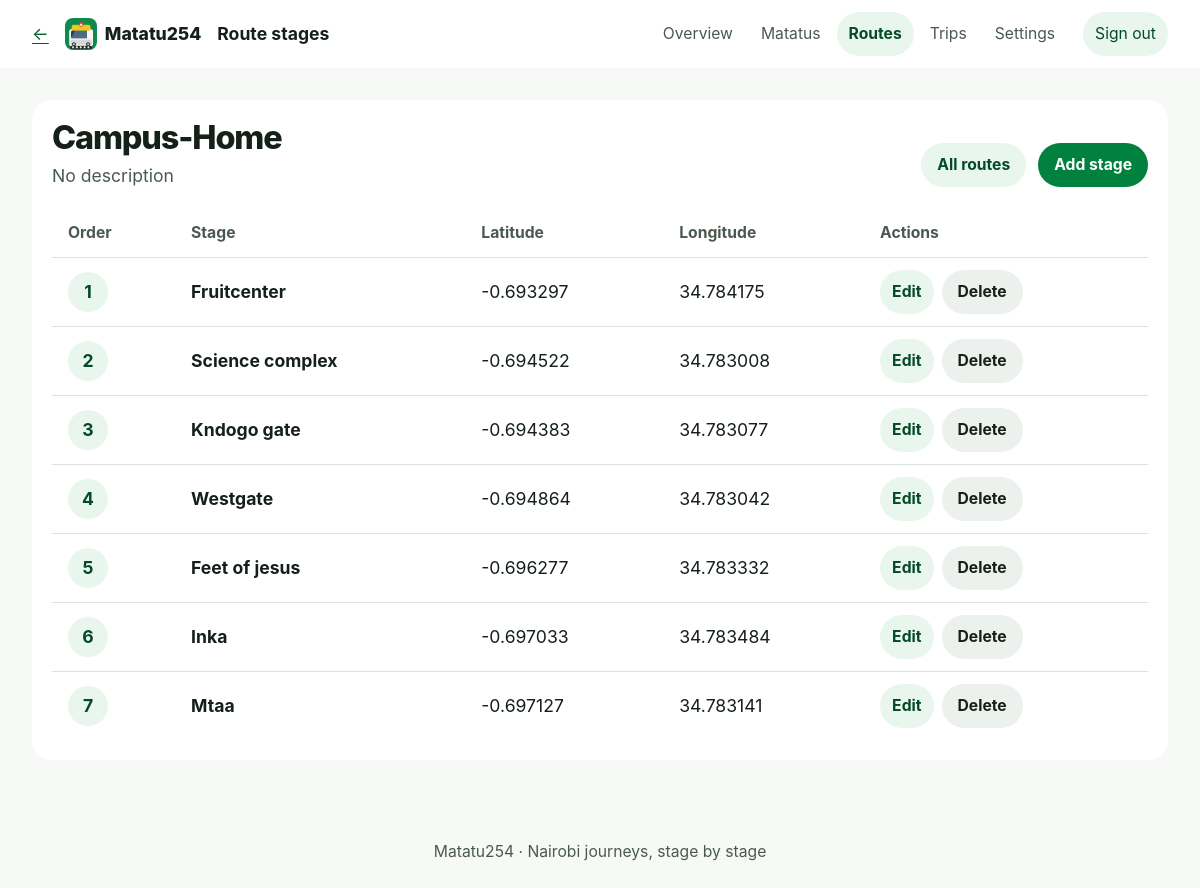
/management/routes/4/stages/ (signed in), run on the app's committed database.
### r_outes/models.py (models this page shows, shortened)
class Route(models.Model):
    name = models.CharField(max_length=100, unique=True)
    description = models.TextField(max_length=150, blank=True)

class Stage(models.Model):
    route = models.ForeignKey(Route, on_delete=models.CASCADE, related_name="stages")
    name = models.CharField(max_length=100)
    sequence_order = models.PositiveIntegerField()
    latitude = models.DecimalField(max_digits=9, decimal_places=6)
    longitude = models.DecimalField(max_digits=9, decimal_places=6)
    class Meta:
        ordering = ["route", "sequence_order"]
        constraints = [
            models.UniqueConstraint(
                fields=["route", "sequence_order"],
                name="unique_stage_order_per_route",
            ),
        ]

### management/views.py (the view)
# urls.py: path("routes/<int:pk>/stages/", views.route_stages, name="route-stages"),
@login_required
@user_passes_test(is_admin)
def route_stages(request, pk):
    route = get_object_or_404(Route, pk=pk)
    stages = route.stages.order_by('sequence_order')
    return render(request, "management/route_stages.html", {'route': route, 'stages': stages})

### management/views.py (called while the page is built)
def is_admin(user):
    return user.is_authenticated and user.role == 'ADMIN'

### management/templates/management/route_stages.html (shortened to what this page needs)
{% extends 'base.html' %}
{% block app_title %}Route stages{% endblock %}
{% block app_back %}<a class="header-back" href="{% url 'management:route-list' %}" data-nav-direction="back" aria-label="Back to routes">←</a>{% endblock %}
{% block content %}
<section class="page-shell admin-list">
  <header class="page-heading"><div><h1>{{ route.name }}</h1><p>{{ route.description|default:'No description' }}</p></div><div class="btn-row"><a class="btn btn-secondary" href="{% url 'management:route-list' %}">All routes</a><a class="btn btn-primary" href="{% url 'management:stage-create' route.pk %}">Add stage</a></div></header>
  {% if stages %}
    <div class="surface table-wrap"><table><thead><tr><th>Order</th><th>Stage</th><th>Latitude</th><th>Longitude</th><th>Actions</th></tr></thead><tbody>
      {% for stage in stages %}<tr><td><span class="stage-number">{{ stage.sequence_order }}</span></td><td><strong>{{ stage.name }}</strong></td><td>{{ stage.latitude }}</td><td>{{ stage.longitude }}</td><td><div class="table-actions"><a class="btn btn-secondary btn-sm" href="{% url 'management:stage-edit' stage.pk %}">Edit</a><form method="post" action="{% url 'management:stage-delete' stage.pk %}" data-confirm="Delete this stage?">{% csrf_token %}<button class="btn btn-danger btn-sm" type="submit">Delete</button></form></div></td></tr>{% endfor %}
    </tbody></table></div>
  {% else %}<div class="surface empty-state"><h2>No stages yet</h2><p>Add the first stop in the order vehicles travel this route.</p><a class="btn btn-primary" href="{% url 'management:stage-create' route.pk %}">Add stage</a></div>{% endif %}
</section>
{% endblock %}

### static/css/tokens.css (style rules this page uses)
:root { color-scheme: light; --brand-50: #e9f6ee; --brand-100: #ccead7; --brand-200: #a1d8b6; --brand-300: #71c18f; --brand-400: #44a96c; --brand-500: #00823e; --brand-600: #08753b; --brand-700: #075f32; --brand-800: #044a26; --brand-900: #03351c; --success: #08753b; --success-soft: #e9f6ee; --warning: #875700; --warning-soft: #fff3d6; --danger: #a33b30; --danger-soft: #fcebe8; --neutral-0: #ffffff; --neutral-50: #f7f9f6; --neutral-100: #edf1ed; --neutral-200: #dce4dc; --neutral-300: #c2cdc4; --neutral-400: #95a198; --neutral-500: #69776e; --neutral-600: #4a594f; --neutral-700: #344238; --neutral-800: #202d24; --neutral-900: #152019; --ink: var(--neutral-900); --ink-muted: var(--neutral-600); --surface: var(--neutral-0); --surface-raised: var(--neutral-0); --background: var(--neutral-50); --border: var(--neutral-200); --focus: #8b5d00; --skip-link-foreground: var(--neutral-0); --font-sans: Inter, ui-sans-serif, system-ui, -apple-system, BlinkMacSystemFont, "Segoe UI", sans-serif; --text-xs: clamp(.8125rem, .78rem + .12vw, .875rem); --text-sm: clamp(.9rem, .86rem + .16vw, .98rem); --text-md: clamp(1rem, .96rem + .2vw, 1.1rem); --text-lg: clamp(1.2rem, 1.06rem + .48vw, 1.5rem); --text-xl: clamp(1.55rem, 1.2rem + 1.1vw, 2.25rem); --text-display: clamp(2.4rem, 1.5rem + 4vw, 4.8rem); --line-tight: 1.08; --line-normal: 1.5; --space-0: 0; --space-1: .25rem; --space-0-25: .0625rem; --space-0-5: .125rem; --space-0-75: .1875rem; --space-1-5: .375rem; --space-2-5: .625rem; --space-3-5: .875rem; --space-2: .5rem; --space-3: .75rem; --space-4: 1rem; --space-5: 1.25rem; --space-6: 1.5rem; --space-8: 2rem; --space-10: 2.5rem; --space-12: 3rem; --space-16: 4rem; --space-20: 5rem; --space-24: 6rem; --space-25: 6.25rem; --space-30: 7.5rem; --page-gutter: clamp(var(--space-4), 4vw, var(--space-8)); --space-fluid-3: 3vw; --space-fluid-4: 4vw; --space-fluid-5: 5vw; --space-fluid-6: 6vw; --space-fluid-auth: 7vh; --page-shell-width: 68rem; --content-width: 76rem; --reading-width: 44rem; --screen-min-width: 20rem; --topbar-height: 3.25rem; --form-panel-width: 34rem; --form-large-width: 48rem; --scan-frame-max: 25rem; --scan-viewfinder-max: 15rem; --qr-image-max: 18.75rem; --stage-sticky-top: 4rem; --bottom-tabs-offset: 4.25rem; --home-min-height: 62vh; --landing-min-height: 75svh; --viewport-min-height: 100vh; --focus-outline-width: .1875rem; --stroke-2: .125rem; --stroke-3: .1875rem; --stroke-4: .25rem; --icon-size: 1.35rem; --route-map-label-size: 14px; --map-min-height: 22rem; --map-min-height-mobile: 15rem; --touch-target: 2.75rem; --border-width: 1px; --link-offset: .18em; --heading-tracking: -.035em; --title-tracking: -.06em; --title-line-height: .98; --small-hover-rise: -.0625rem; --small-press-scale: .97; --meter-line-height: .125rem; --route-stage-line: .1875rem; --scan-frame-width: 70vw; --scan-finder-width: 56vw; --scan-pulse-travel: 6rem; --scan-pulse-opacity: .65; --scan-line-opacity: .55; --scan-marker-scale: 1.18; --count-change-scale: 1.04; --content-arrive-opacity: .35; --tab-arrive-scale: .25; --page-shift-distance: var(--space-4); --table-min-column: 17rem; --qr-page-width: 45rem; --home-route-text-min: 3.5rem; --scan-video-ratio-x: 4; --scan-video-ratio-y: 3; --route-map-ratio-x: 5; --route-map-ratio-y: 3; --scan-window-border: var(--stroke-4); --visually-hidden-size: 1px; --border-radius-full: 50%; --content-stagger-1: 30ms; --content-stagger-2: 60ms; --content-stagger-3: 90ms; --content-stagger-4: 120ms; --content-stagger-5: 150ms; --tabbar-wide-width: 28rem; --tabbar-wide-transform-hidden: 150%; --content-limit-hero-wide: 15ch; --home-route-min-mobile: 2.75rem; --landing-title-mobile-min: 2.7rem; --landing-title-mobile-max: 4.2rem; --ticket-title-mobile-max: 4rem; --landing-title-mobile-width: 13vw; --ticket-title-mobile-width: 14vw; --ticket-mobile-height: 62svh; --landing-desktop-column-min: 20rem; --scan-desktop-column-min: 16rem; --map-min-height-mobile: 15rem; --motion-off-duration: .01ms; --radius-sm: .5rem; --radius-md: .875rem; --radius-lg: 1.25rem; --radius-xl: 1.75rem; --radius-pill: 999px; --shadow-float: 0 1rem 2.5rem rgb(21 32 25 / .14); --shadow-sheet: 0 .5rem 1.5rem rgb(21 32 25 / .09); --z-base: 0; --z-content: 1; --z-header: 20; --z-tabbar: 30; --z-banner: 40; --z-dialog: 50; --dur-fast: 150ms; --dur-base: 250ms; --dur-slow: 400ms; --dur-skeleton: 1400ms; --dur-scan: 2s; --dur-pulse: 1600ms; --ease-out: cubic-bezier(.22, 1, .36, 1); --ease-standard: cubic-bezier(.2, 0, 0, 1); }

### data on the page
Route: name "Campus-Home", description "No description"
Stage: sequence_order "1", name "Fruitcenter", latitude "-0.693297", longitude "34.784175"
Stage: sequence_order "2", name "Science complex", latitude "-0.694522", longitude "34.783008"
Stage: sequence_order "3", name "Kndogo gate", latitude "-0.694383", longitude "34.783077"
Stage: sequence_order "4", name "Westgate", latitude "-0.694864", longitude "34.783042"
Stage: sequence_order "5", name "Feet of jesus", latitude "-0.696277", longitude "34.783332"
Stage: sequence_order "6", name "Inka", latitude "-0.697033", longitude "34.783484"
Stage: sequence_order "7", name "Mtaa", latitude "-0.697127", longitude "34.783141"
